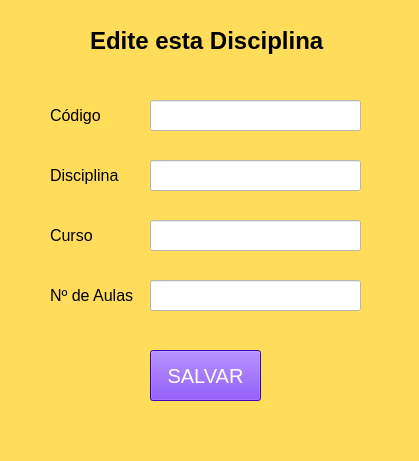
<?xml version="1.0" encoding="UTF-8"?>
<ui version="4.0">
 <class>MainWindow</class>
 <widget class="QMainWindow" name="MainWindow">
  <property name="geometry">
   <rect>
    <x>0</x>
    <y>0</y>
    <width>419</width>
    <height>461</height>
   </rect>
  </property>
  <property name="windowTitle">
   <string>MainWindow</string>
  </property>
  <property name="styleSheet">
   <string notr="true">background-color: rgb(255, 220, 90);</string>
  </property>
  <widget class="QWidget" name="centralwidget">
   <widget class="QLabel" name="titulo_edit">
    <property name="geometry">
     <rect>
      <x>90</x>
      <y>20</y>
      <width>251</width>
      <height>41</height>
     </rect>
    </property>
    <property name="font">
     <font>
      <pointsize>18</pointsize>
      <weight>75</weight>
      <bold>true</bold>
     </font>
    </property>
    <property name="text">
     <string>Edite esta Disciplina</string>
    </property>
   </widget>
   <widget class="QLineEdit" name="cod_edit_disc">
    <property name="enabled">
     <bool>false</bool>
    </property>
    <property name="geometry">
     <rect>
      <x>150</x>
      <y>100</y>
      <width>211</width>
      <height>31</height>
     </rect>
    </property>
    <property name="styleSheet">
     <string notr="true">background-color: rgb(255, 255, 255);</string>
    </property>
   </widget>
   <widget class="QLabel" name="label_3">
    <property name="geometry">
     <rect>
      <x>50</x>
      <y>100</y>
      <width>61</width>
      <height>31</height>
     </rect>
    </property>
    <property name="font">
     <font>
      <pointsize>12</pointsize>
     </font>
    </property>
    <property name="text">
     <string>Código</string>
    </property>
   </widget>
   <widget class="QLabel" name="label_4">
    <property name="geometry">
     <rect>
      <x>50</x>
      <y>160</y>
      <width>81</width>
      <height>31</height>
     </rect>
    </property>
    <property name="font">
     <font>
      <pointsize>12</pointsize>
     </font>
    </property>
    <property name="text">
     <string>Disciplina</string>
    </property>
   </widget>
   <widget class="QLineEdit" name="disc_edit">
    <property name="geometry">
     <rect>
      <x>150</x>
      <y>160</y>
      <width>211</width>
      <height>31</height>
     </rect>
    </property>
    <property name="styleSheet">
     <string notr="true">background-color: rgb(255, 255, 255);</string>
    </property>
   </widget>
   <widget class="QLineEdit" name="curso_edit">
    <property name="geometry">
     <rect>
      <x>150</x>
      <y>220</y>
      <width>211</width>
      <height>31</height>
     </rect>
    </property>
    <property name="styleSheet">
     <string notr="true">background-color: rgb(255, 255, 255);</string>
    </property>
   </widget>
   <widget class="QLabel" name="label_5">
    <property name="geometry">
     <rect>
      <x>50</x>
      <y>220</y>
      <width>71</width>
      <height>31</height>
     </rect>
    </property>
    <property name="font">
     <font>
      <pointsize>12</pointsize>
     </font>
    </property>
    <property name="text">
     <string>Curso</string>
    </property>
   </widget>
   <widget class="QLabel" name="label_6">
    <property name="geometry">
     <rect>
      <x>50</x>
      <y>280</y>
      <width>111</width>
      <height>31</height>
     </rect>
    </property>
    <property name="font">
     <font>
      <pointsize>12</pointsize>
     </font>
    </property>
    <property name="text">
     <string>Nº de Aulas</string>
    </property>
   </widget>
   <widget class="QLineEdit" name="aulas_edit">
    <property name="geometry">
     <rect>
      <x>150</x>
      <y>280</y>
      <width>211</width>
      <height>31</height>
     </rect>
    </property>
    <property name="styleSheet">
     <string notr="true">background-color: rgb(255, 255, 255);</string>
    </property>
   </widget>
   <widget class="QPushButton" name="salvar_edit_disc">
    <property name="geometry">
     <rect>
      <x>150</x>
      <y>350</y>
      <width>111</width>
      <height>51</height>
     </rect>
    </property>
    <property name="font">
     <font>
      <pointsize>15</pointsize>
     </font>
    </property>
    <property name="styleSheet">
     <string notr="true">background-color: rgb(85, 0, 255);
color: rgb(255, 255, 255);</string>
    </property>
    <property name="text">
     <string>SALVAR</string>
    </property>
   </widget>
  </widget>
  <widget class="QMenuBar" name="menubar">
   <property name="geometry">
    <rect>
     <x>0</x>
     <y>0</y>
     <width>419</width>
     <height>21</height>
    </rect>
   </property>
  </widget>
  <widget class="QStatusBar" name="statusbar"/>
 </widget>
 <resources/>
 <connections/>
</ui>
